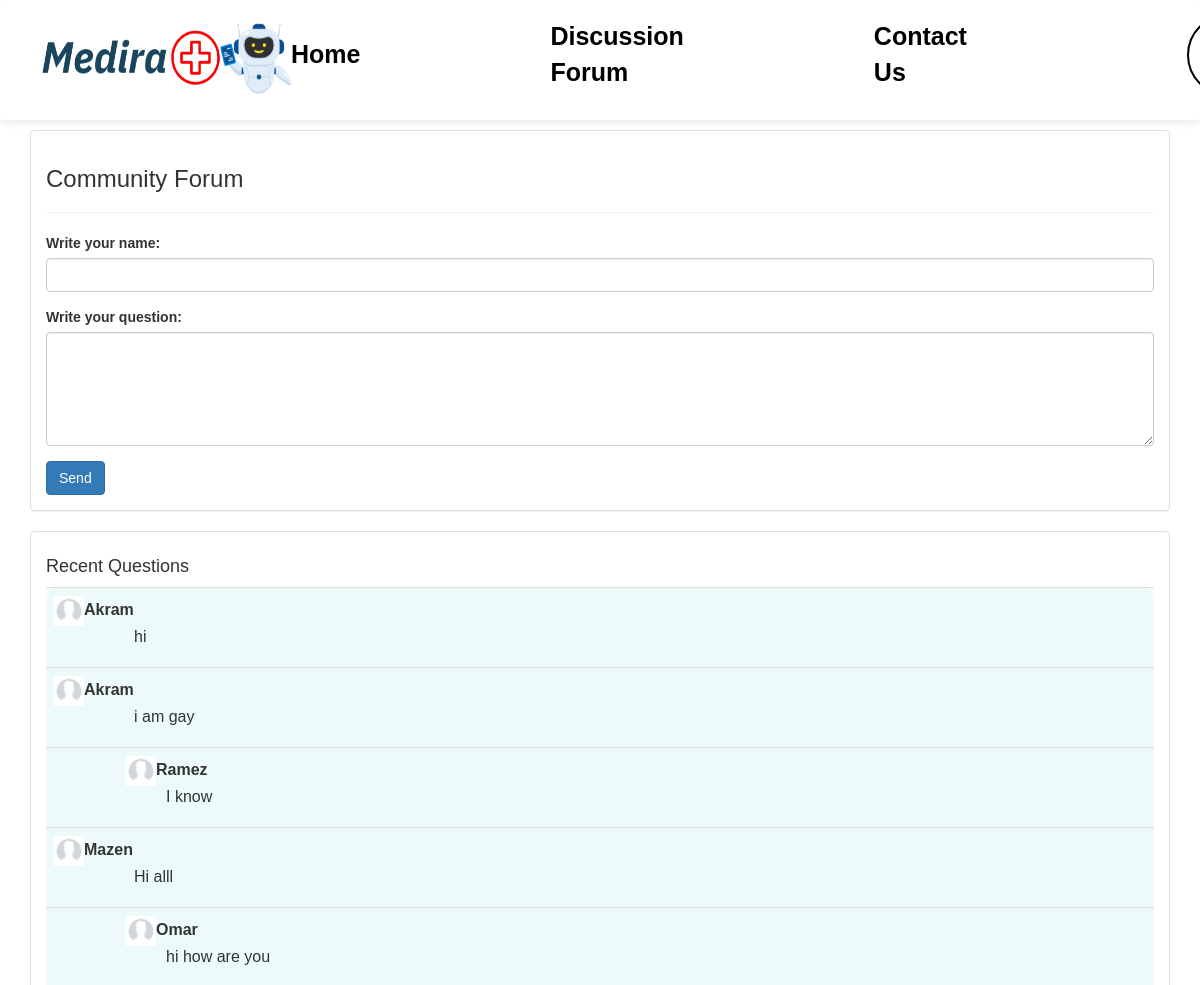
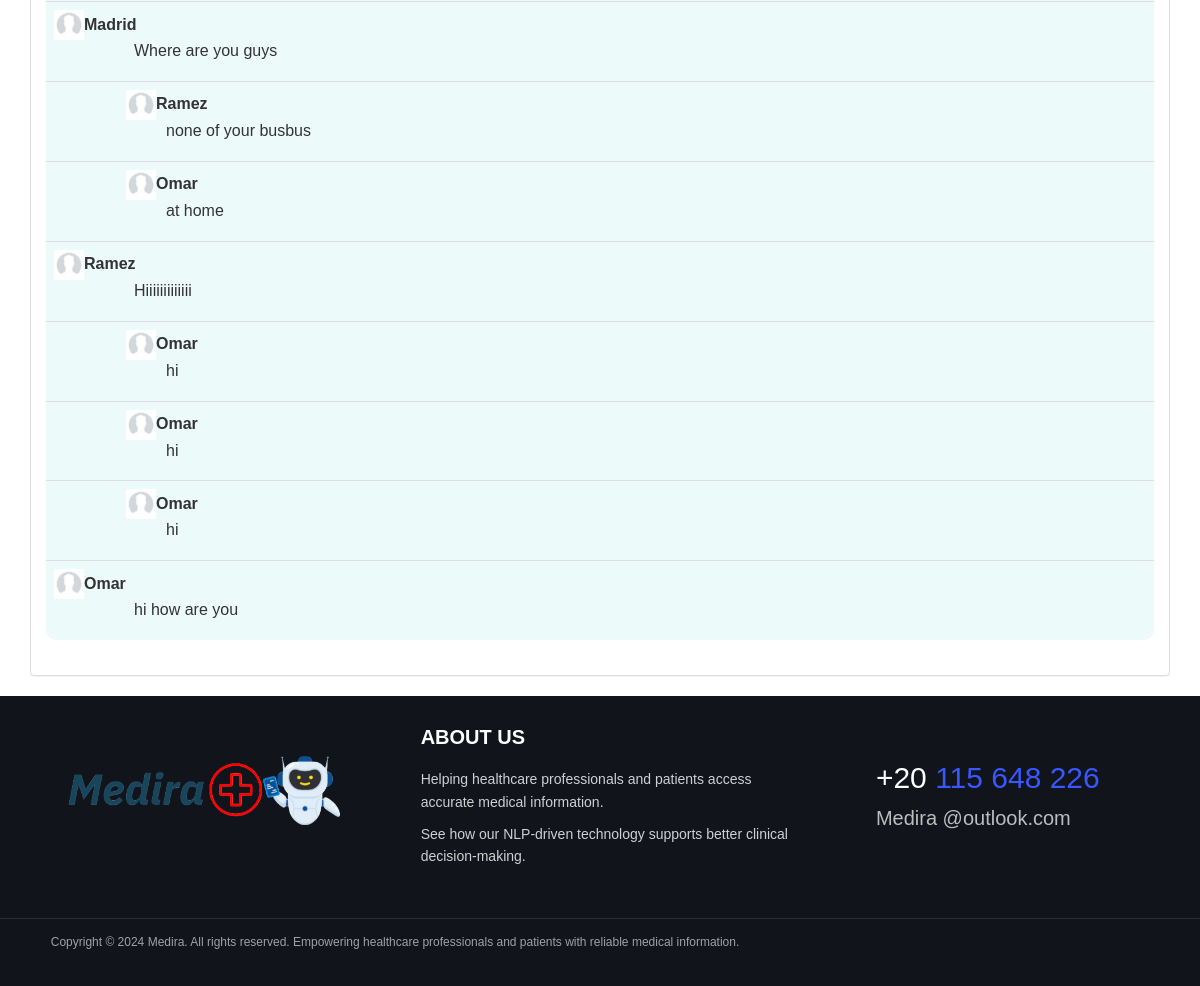
The page /Views/DiscussionForum.php (signed in) on the database as committed earlier (2 pictures, top to bottom).
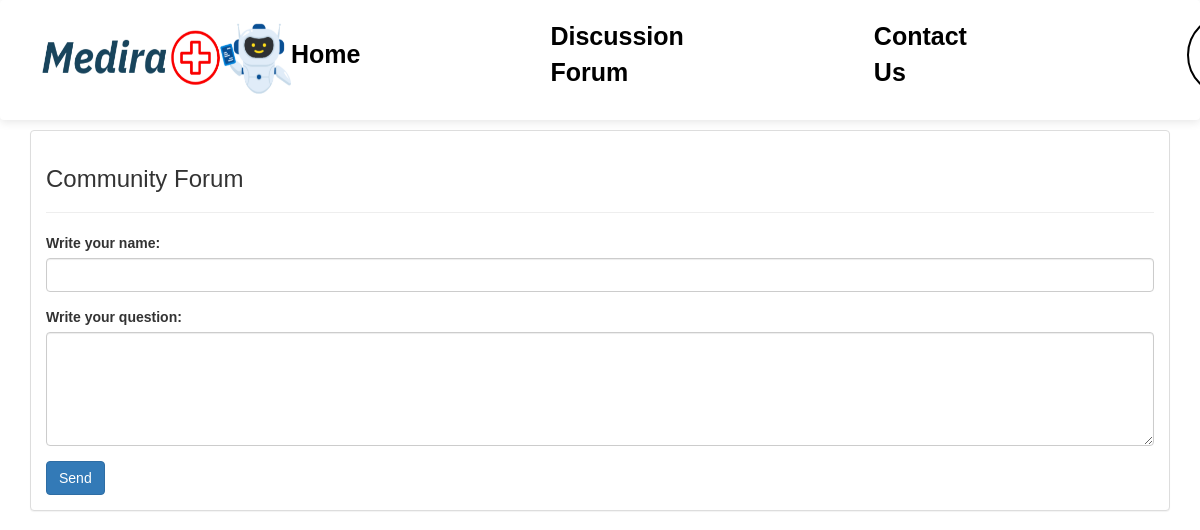
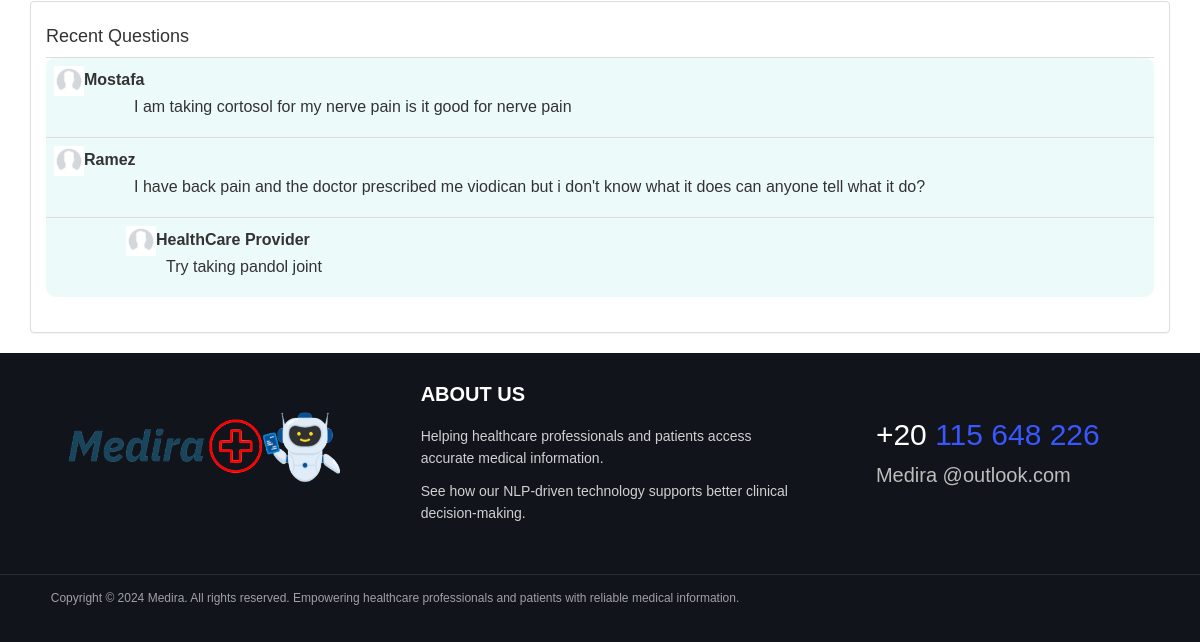
The same page on the database as committed later (2 pictures, top to bottom).
### tables this page shows
CREATE TABLE `forums` (
  `id` int(11) NOT NULL,
  `patient` varchar(255) NOT NULL,
  `post` text NOT NULL,
  `parent_comment` int(11) DEFAULT NULL
);

### db/dp.php (called while the page is built, shortened)
<?php
class DBh {
    private $servername;
    private $username;
    private $password;
    private $dbname;
    private $conn;
    public function __construct() {
        $this->servername = DB_SERVER;
        $this->username = DB_USER;
        $this->password = DB_PASS;
        $this->dbname = DB_DATABASE;
    }
    private function connect() {
        $this->conn = new mysqli($this->servername, $this->username, $this->password, $this->dbname);
    }
    private function initializeDatabase() {
        $sql = "CREATE DATABASE IF NOT EXISTS $this->dbname";
    }
    public function getConn() {
        return $this->conn;
    }
}
?>

### Models/Forum.php (called while the page is built, shortened)
<?php
require_once '../db/dp.php';
class Forum {
    public static function getAllInstances()
    {
        $db = new DBh();
        $sql = "SELECT * FROM forums ORDER BY id DESC";
        $result = $db->getConn()->query($sql);
        $discussions = [];
        while ($row = $result->fetch_assoc()) {
            $discussions[] = $row;
        }
        return $discussions;
    }
}
?>

### Views/DiscussionForum.php (the view, shortened to what this page needs)
<?php
require_once '../Models/Forum.php';
$discussions = Forum::getAllInstances();
?>
<!DOCTYPE html>
<html lang="en">
<head>
    <link rel="stylesheet" href="https://maxcdn.bootstrapcdn.com/bootstrap/3.4.1/css/bootstrap.min.css">
    <link rel="stylesheet" href="/Medira/Media/css/NavBar.css">
    <link rel="stylesheet" href="/Medira/Media/css/DiscussionForum.css">
    <link rel="stylesheet" href="/Medira/Media/css/styles.css">
</head>
<body>
 <div id="navbar">
    <?php include "NavBar.php"; ?>
  </div>
<div class="container">
    <div class="panel panel-default" style="margin-top:50px">
        <div class="panel-body">
            <h3>Community Forum</h3>
            <hr>
            <form method="POST">
                <div class="form-group">
                    <label for="name">Write your name:</label>
                    <input type="text" class="form-control" name="name" required>
                </div>
                <div class="form-group">
                    <label for="msg">Write your question:</label>
                    <textarea class="form-control" rows="5" name="msg" required></textarea>
                </div>
                <input type="submit" name="save" class="btn btn-primary" value="Send">
            </form>
        </div>
    </div>
    <div class="panel panel-default">
        <div class="panel-body">
            <h4>Recent Questions</h4>
            <table class="table" id="MyTable" style="background-color: #edfafa; border:0px; border-radius:10px">
                <tbody id="record">
                    <?php
                    foreach ($discussions as $discussion) {
                        if ($discussion['parent_comment'] == 0) {
                            echo '<tr><td><b><img src="../Media/images/avatar.jpg" width="30px" height="30px" />' .
                                 $discussion['patient'] . '</b><br><p style="padding-left:80px">' .
                                 $discussion['post'] . '<br>';
                            echo '</p></td></tr>';
                            foreach ($discussions as $reply) {
                                if ($reply['parent_comment'] == $discussion['id']) {
                                    echo '<tr><td style="padding-left:80px"><b><img src="../Media/images/avatar.jpg" width="30px" height="30px" />' .
                                         $reply['patient'] . '</b><br><p style="padding-left:40px">' .
                                         $reply['post'] . '</p></td></tr>';
                                }
                            }
                        }
                    }
                    ?>
                </tbody>
            </table>
        </div>
    </div>
</div>
<footer>
<div class="footer-area section-bg" data-background="/Medira/Media/images/A_black_image.jpg">
    <div class="containers">
        <div class="footer-top footer-padding">
            <div class="row d-flex justify-content-between">
                <div class="col-xl-3 col-lg-3 col-md-4 col-sm-8">
                    <div class="single-footer-caption mb-50">
                        <div class="footer-logo">
                            <a href="index.html"><img src="/Medira/Media/images/LOGO-footer.png" alt=""></a>
                        </div>
                    </div>
                </div>
                <div class="col-xl-3 col-lg-4 col-md-6 col-sm-5">
                    <div class="single-footer-caption mb-50">
                        <div class="footer-tittle">
                            <h4>About Us</h4>
                            <div class="footer-pera">
                                <p class="info1">
                                Helping healthcare professionals and patients access accurate medical information.</p>
                                <p class="info1">See how our NLP-driven technology supports better clinical decision-making.</p>
                            </div>
                        </div>
                    </div>
                </div>
                <div class="col-xl-3 col-lg-3 col-md-6 col-sm-8">
                    <div class="single-footer-caption mb-50">
                        <div class="footer-number-mb-50">
                            <h4><span>+20 </span>115 648 226</h4>
                            <p>Medira @outlook.com</p>
                        </div>
                    </div>
                </div>
            </div>
        </div>
        <div class="footer-bottom">
            <div class="row d-flex justify-content-between align-items-center">
                <div class="col-xl-9 col-lg-8">
                    <div class="footer-copy-right">
                        <p>
                            Copyright &copy; 2024 Medira. All rights reserved. Empowering healthcare professionals and patients with reliable
                            medical information.
                        </p>
                    </div>
                </div>
                <div class="col-xl-3 col-lg-4">
                </div>
            </div>
        </div>
    </div>
</div>
</footer>
</body>
</html>

### Views/NavBar.php (shortened to what this page needs)
<?php
$user_type = isset($_SESSION['user_type']) ? $_SESSION['user_type'] : 'guest';
?>
<div class="navbar">
    <div class="logo"><a href="/Medira/Views/index.php"><img src="/Medira/Media/images/LOGO.png"></a> </div>
    <ul>
        <?php if ($user_type == 'healthCare'): ?>
            <li><a href="/Medira/Views/index.php">Home</a></li>
            <li><a href="/Medira/Views/DiscussionForum.php">Discussion Forum</a></li>
            <li><button class="Signup" onclick="location.href='?logout=true';">Logout</button></li>
        <?php elseif ($user_type == 'patient'): ?>
            <li><a href="/Medira/Views/index.php">Home</a></li>
            <li><a href="/Medira/Views/DiscussionForum.php">Discussion Forum</a></li>
            <li><a href="/Medira/Views/ContactUs.php">Contact Us</a></li>
            <li><button class="Signup" onclick="location.href='?logout=true';">Logout</button></li>
        <?php endif; ?>
    </ul>
</div>

### Media/css/NavBar.css (style rules this page uses)
* { margin: 0; padding: 0; box-sizing: border-box; font-family: sans-serif; }
.navbar { background: white; font-family: calibri; padding: 40px; display: flex; align-items: center; position: fixed; top: 0; width: 100%; z-index: 1000; box-shadow: 0 2px 10px rgba(0, 0, 0, 0.1); height: 120px; }
ul { text-decoration: none; display: flex; align-items: center; margin-left: auto; }
.logo img { width: 250px; height: 100px; }
li { text-decoration: none; list-style: none; margin-right: 190px; }
li a { text-decoration: none; color: black; font-size: 25px; font-weight: bold; }
button { border: none; border-radius: 50px; padding: 25px 30px; cursor: pointer; font-size: 20px; margin-left: 30px; transition: background-color 0.3s, color 0.3s, border 0,3s, box-shadow 0.3s; background-color: rgb(0, 140, 255); }
.Signup { color:rgb(0, 144, 255); border: 2px solid black; background-color: rgb(255, 255, 255); box-shadow: 3px 3px 0px rgba(0, 0, 0, 1.5); }

### Media/css/DiscussionForum.css (style rules this page uses)
.container { padding-top: 60px; }

### Media/css/Styles.css (style rules this page uses)
* { margin: 0; padding: 0; box-sizing: border-box; }
html, body { width: 100%; min-height: 100%; overflow-x: hidden; scrollbar-width: none; }
body { display: flex; flex-direction: column; }
.btn:not(:disabled):not(.disabled) { cursor: pointer; }
.footer-area { background: #11141b; padding: 20px 0; color: #fff; }
.footer-logo a img { max-width: 80%; height: auto; }
.single-footer-caption { margin-bottom: 30px; }
.footer-tittle h4 { font-size: 18px; font-weight: bold; color: #fff; margin-bottom: 15px; text-transform: uppercase; }
.footer-pera p { font-size: 12px; line-height: 1.4; color: rgba(255, 255, 255, 0.8); }
.footer-bottom { border-top: 1px solid rgba(255, 255, 255, 0.1); padding-top: 15px; padding-bottom: 15px; }
.footer-copy-right p { font-size: 12px; color: rgba(255, 255, 255, 0.6); margin-bottom: 0; text-align: center; }
.footer-top .row { padding-left: 2vh; display: flex; justify-content: space-between; align-items: center; }
.single-footer-caption { margin-bottom: 50px; }
.footer-logo a img { max-width: 100%; height: auto; }
.footer-tittle h4 { font-size: 20px; font-weight: bold; color: #fff; margin-bottom: 20px; text-transform: uppercase; }
.footer-pera p { font-size: 14px; line-height: 1.6; color: rgba(255, 255, 255, 0.8); }
.footer-logo a img { width: 300px; height: auto; max-width: 100%; }
.footer-area .footer-top .single-footer-caption .footer-number-mb-50 h4 span { color: #fff; }
.footer-area .footer-top .single-footer-caption .footer-number-mb-50 h4 { color: #3957ff; font-size: 30px; font-weight: 500; text-transform: capitalize; }
.footer-area .footer-top .single-footer-caption .footer-number-mb-50 p { color: #bdbdbd; font-family: "Muli", sans-serif; font-size: 20px; line-height: 1.4; margin-bottom: 10px; font-weight: normal; }
.footer-area .footer-top .single-footer-caption .footer-number-mb-50 { padding-right: 30px; }

Rows that differ between the two databases and show on the page:
removed forums: patient "Akram", post "hi", shown under "Recent Questions"
removed forums: patient "Akram", post "i am gay", shown under "Recent Questions"
removed forums: patient "Ramez", post "I know", shown under "Akram"
removed forums: patient "Mazen", post "Hi alll", shown under "Recent Questions"
removed forums: patient "Omar", post "hi how are you", shown under "Mazen"
removed forums: patient "Madrid", post "Where are you guys", shown under "Recent Questions"
removed forums: patient "Ramez", post "none of your busbus", shown under "Madrid"
removed forums: patient "Omar", post "at home", shown under "Madrid"
removed forums: patient "Ramez", post "Hiiiiiiiiiiiii", shown under "Recent Questions"
removed forums: patient "Omar", post "hi", shown under "Ramez"
removed forums: patient "Omar", post "hi", shown under "Ramez"
removed forums: patient "Omar", post "hi", shown under "Ramez"
removed forums: patient "Omar", post "hi how are you", shown under "Recent Questions"
added forums: patient "Mostafa", post "I am taking cortosol for my nerve pain is it good for nerve pain", shown under "Recent Questions"
added forums: patient "Ramez", post "I have back pain and the doctor prescribed me viodican but i don't know what it does can anyone tell what it do?", shown under "Recent Questions"
added forums: patient "HealthCare Provider", post "Try taking pandol joint", shown under "Ramez"
